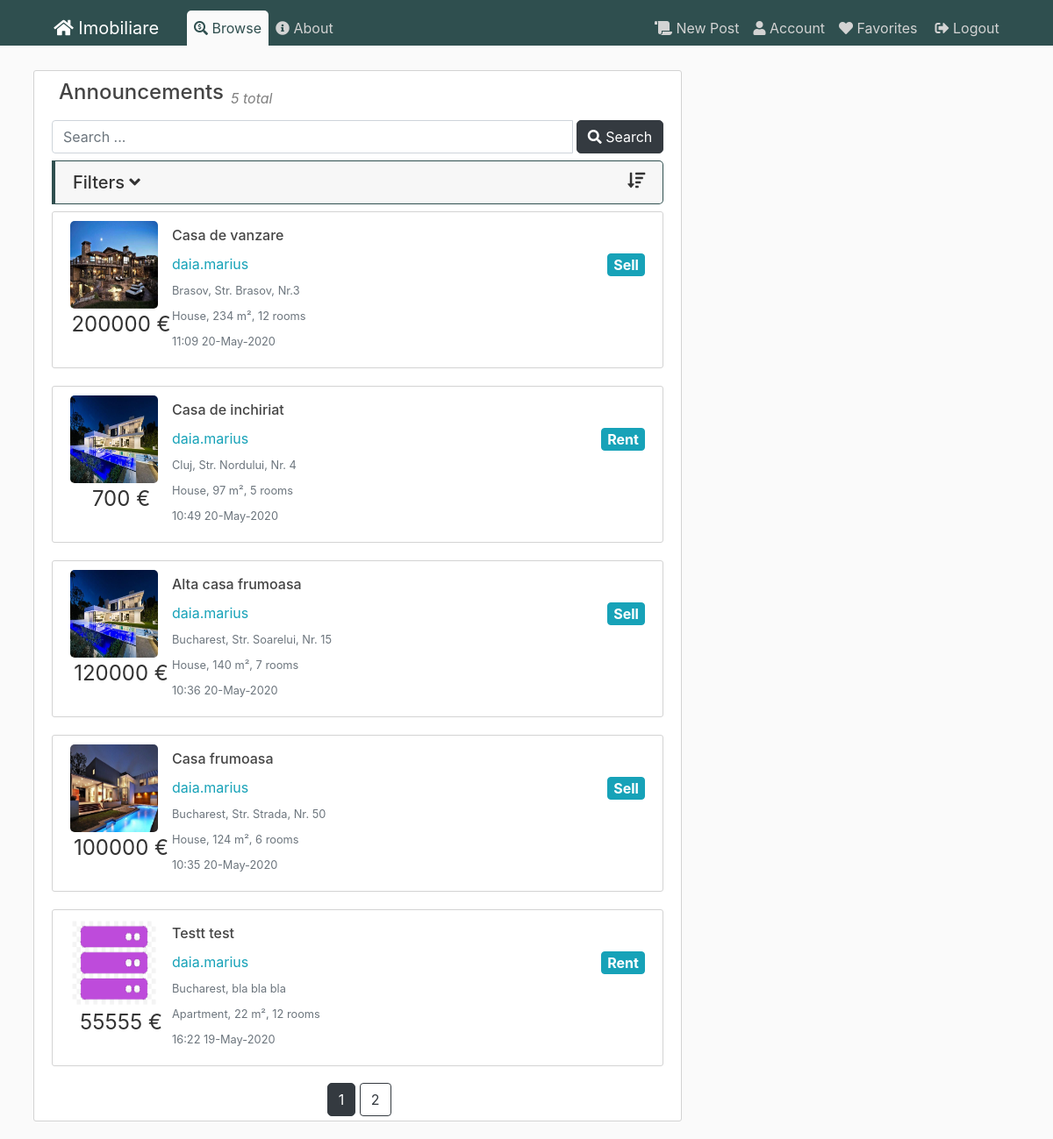
/posts (signed in), run on the app's committed database.
### flaskblog/models.py (models this page shows, shortened)
class Post(db.Model):
    id = db.Column(db.Integer, primary_key=True)
    title = db.Column(db.String(100), nullable=False)
    date_posted = db.Column(db.DateTime, nullable=False, default=datetime.utcnow)
    content = db.Column(db.Text, nullable=False)
    user_id = db.Column(db.Integer, db.ForeignKey('user.id'), nullable=False)
    city_id = db.Column(db.Integer, db.ForeignKey('city.id'), nullable=False)
    anouncement_type = db.Column(db.String(20), nullable=False)
    house_type = db.Column(db.String(20), nullable=False)
    price = db.Column(db.Integer, nullable=False)
    square_meters = db.Column(db.Integer, nullable=False)
    number_rooms = db.Column(db.Integer, nullable=False)
    address = db.Column(db.String(100), nullable=False)
    phonenumber = db.Column(db.String(15), nullable=True)
    post = db.relationship('Image')
    favorited = db.relationship('User', secondary=user_favorites)

class Image(db.Model):
    id = db.Column(db.Integer, primary_key=True)
    name = db.Column(db.String(100), nullable=False)
    post_id = db.Column(db.Integer, db.ForeignKey('post.id'), nullable=False)
    post = db.relationship('Post', backref='images', lazy=True)

class User(db.Model, UserMixin):
    id = db.Column(db.Integer, primary_key=True)
    username = db.Column(db.String(20), unique=True, nullable=False)
    email = db.Column(db.String(120), unique=True, nullable=False)
    phonenumber = db.Column(db.String(15), nullable=False)
    image_file = db.Column(db.String(20), nullable=False, default='default.jpg')
    password = db.Column(db.String(60), nullable=False)
    posts = db.relationship('Post', backref='author', lazy=True)
    favorites = db.relationship('Post', secondary=user_favorites)

class City(db.Model):
    id = db.Column(db.Integer, primary_key=True)
    name = db.Column(db.String(100), nullable=False)
    country_id = db.Column(db.Integer, db.ForeignKey('country.id'), nullable=False)
    country = db.relationship('Country', back_populates="cities")
    posts = db.relationship('Post', backref='city', lazy=True)

### flaskblog/posts/routes.py (the view)
@posts.route("/posts")
def browse():
    page = request.args.get('page', 1, type=int)
    posts = Post.query.order_by(Post.date_posted.desc()).paginate(page=page, per_page=5)
    cities = City.query.all()
    countries = Country.query.all()
    if not posts:
        posts=[]
    return render_template('browse.html', posts=posts,cities=cities,countries=countries)

### flaskblog/models.py (called while the page is built)
@login_manager.user_loader
def load_user(user_id):
    return User.query.get(int(user_id))

### flaskblog/templates/browse.html (shortened to what this page needs)
{% extends "layout.html" %}
{% set active_page = "announcements" %}
{% block content %}
<article class="media content-section content-fit">
  <div class="media-body">
    <div class="article-metadata d-flex flex-row  position-relative">
      <h4 class="pl-2 article-title">Announcements</h4>
      <div class="pl-2 pb-1 align-self-end">
        <em class="gray">
          {{ posts.items|length }} total
        </em>
      </div>
    </div>
    <div>
      <form action="">
        <div class="input-group mt-2 mb-2">
          <input type="text" class="form-control" placeholder="Search ...">
          <div class="input-group-btn">
            <button type="submit" class="btn btn-dark ml-1">
              <i class="fas fa-search"></i> Search
            </button>
          </div>
        </div>
      </form>
      <div class="accordion md-accordion mb-2" id="accordionEx1" role="tablist" aria-multiselectable="true">
        <div class="card check-card">
          <div class="card-header" role="tab" id="headingTwo1">
            <a class="collapsed" data-toggle="collapse" data-parent="#accordionEx1" href="#collapseTwo1"
              aria-expanded="false" aria-controls="collapseTwo1">
              <h5 class="mb-0">
                <i class="fas fa-sort-amount-down float-right"></i>Filters <i class="fas fa-angle-down rotate-icon"></i>
              </h5>
            </a>
          </div>
        </div>
      </div>
      {% for post in posts.items %}
      <article class="media content-section table-row" data-href="{{ url_for('posts.post', post_id=post.id) }}">
        <div class="article-metadata">
          {% if post.images[0] %}
          <img class="article-img" src="/static/post_pics/{{post.images[0].name}}">
          {% else %}
          <img class="rounded-circle article-img" src="{{ url_for('static', filename='defaults/house.png') }}">
          {% endif %}
          <p class="article-price text-center">{{post.price}} €</p>
        </div>
        <div class="media-body">
          <h4><a class="article-title" href="{{ url_for('posts.post', post_id=post.id) }}">{{ post.title }}</a></h4>
          <div class="article-metadata">
            <a class="mr-2"
              href="{{ url_for('users.user_posts', username=post.author.username) }}">{{ post.author.username }}</a>
            <a class="btn btn-info badge float-right article-type">{{ post.anouncement_type }}</a>
          </div>
          <div class="article-metadata">
            <small class="text-muted">{{post.city.name}}, {{post.address}}</small>
          </div>
          <div class="article-metadata">
            <small class="text-muted">{{post.house_type}}, {{post.square_meters}} m², {{post.number_rooms}} rooms</small>
          </div>
          <div class="article-metadata">
            <small class="text-muted">{{ post.date_posted.strftime('%H:%M %d-%B-%Y') }}</small>
          </div>
        </div>
      </article>
      {% endfor %}
    </div>
    <div class="p-3">
    </div>
    <div class="pagination-bottom">
      <div class="text-center">
      {% for page_num in posts.iter_pages(left_edge=1, right_edge=1, left_current=1, right_current=2) %}
        {% if page_num %}
            {% if posts.page == page_num %}
                <a class="btn btn-dark" href="{{ url_for('posts.browse', page=page_num) }}">{{page_num}}</a>
            {% else %}
                <a class="btn btn-outline-dark" href="{{ url_for('posts.browse', page=page_num) }}">{{page_num}}</a>
            {% endif %}
        {% endif %}
      {% endfor %}
      </div>
  </div>
  </div>
</article>
{% endblock content %}

### flaskblog/static/css/main.css (style rules this page uses)
html { font-size: 16px; overflow-x: hidden; }
body { background: var(--bodybackground); color: var(--bodytextcolor); margin-top: 5rem; width: 100%; }
.content-fit { min-height: 70vh; position: relative; overflow-x:hidden !important; }
h1, h2, h3, h4, h5, h6 { color: var(--bodytextcolor); }
.content-section { background: var(--white); padding: 10px 20px; border: 1px solid var(--lightgray); border-radius: 3px; margin-bottom: 20px; }
.article-title { color: #444444; }
.article-img { height: 100px; width: 100px; margin-right: 16px; border-radius:5px; }
.article-price { font-size: 1.5rem; }
.article-type { font-size:1rem; }
.article-metadata { padding-bottom: 1px; margin-bottom: 4px; border-bottom: 1px solid #e3e3e3 }
a { color: var(--lightblue); font-size: 1rem; cursor: pointer; }
.position-relative { position: relative !important; }
.content-section { overflow: auto ; width:100% !important; overflow-x: hidden !important; }
.check-card { border-width: 1px 1px 1px 4px; border-color: var(--darkgreen); border-radius: 0; border-top-right-radius: 5px; border-bottom-right-radius: 5px; margin-bottom: 5px; }
:root { --darkgreen: #2F4F4F; --lightblue: #17a2b8; --dark: #343a40; --lightgreen: #28a745; --darkred: #b00020; --yellow: #ffc107; --white: white; --gray: gray; --lightgray: lightgray; --fadegray: #f3f3f3; --bodybackground: #fafafa; --bodytextcolor: #333333; --blueglow: rgba(41, 137, 167, 0.2); --whiteglow: rgba(254, 255, 205, 0.2); }
.gray { color: var(--gray); }
.article-metadata { border-bottom: none; }
.content-section { overflow-x: auto !important; }
.badge { color: var(--white) !important; }
.btn-dark { color:var(--white); border-radius: 5px; transition: 0.5s; }
.pagination-bottom { position: absolute; bottom:0; width: 95%; margin-bottom: 5px; }

### data on the page
Post: name (picture), price "200000", title "Casa de vanzare", author.username "daia.marius", anouncement_type "Sell", city.name "Brasov", address "Str. Brasov, Nr.3", house_type "House", square_meters "234", number_rooms "12", date_posted "11:09 20-May-2020"
Post: name (picture), price "700", title "Casa de inchiriat", author.username "daia.marius", anouncement_type "Rent", city.name "Cluj", address "Str. Nordului, Nr. 4", house_type "House", square_meters "97", number_rooms "5", date_posted "10:49 20-May-2020"
Post: name (picture), price "120000", title "Alta casa frumoasa", author.username "daia.marius", anouncement_type "Sell", city.name "Bucharest", address "Str. Soarelui, Nr. 15", house_type "House", square_meters "140", number_rooms "7", date_posted "10:36 20-May-2020"
Post: name (picture), price "100000", title "Casa frumoasa", author.username "daia.marius", anouncement_type "Sell", city.name "Bucharest", address "Str. Strada, Nr. 50", house_type "House", square_meters "124", number_rooms "6", date_posted "10:35 20-May-2020"
Post: name (picture), price "55555", title "Testt test", author.username "daia.marius", anouncement_type "Rent", city.name "Bucharest", address "bla bla bla", house_type "Apartment", square_meters "22", number_rooms "12", date_posted "16:22 19-May-2020"

### other printed values
{{ posts.items|length }} "5"
{{ page_num }} "1"
{{ page_num }} "2"
